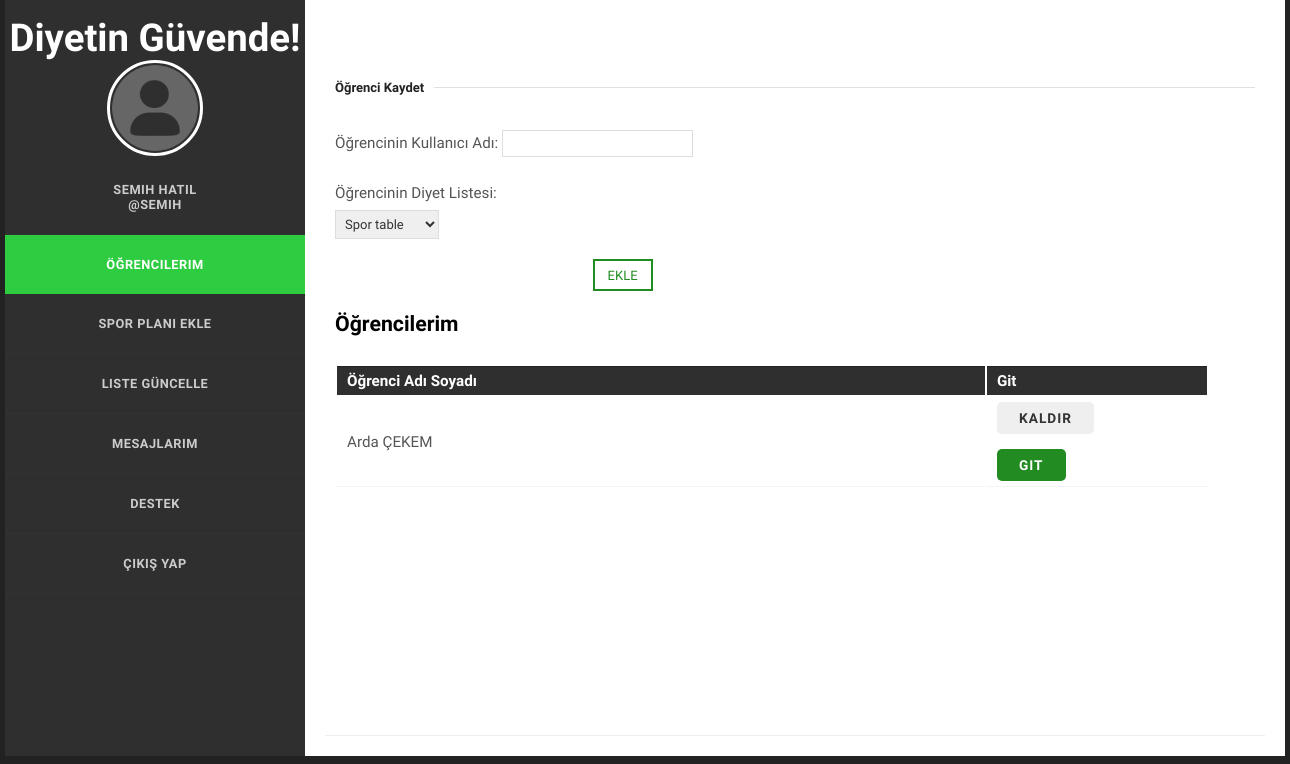
/Koc/koc.php (signed in), run on an earlier commit of the app's database.
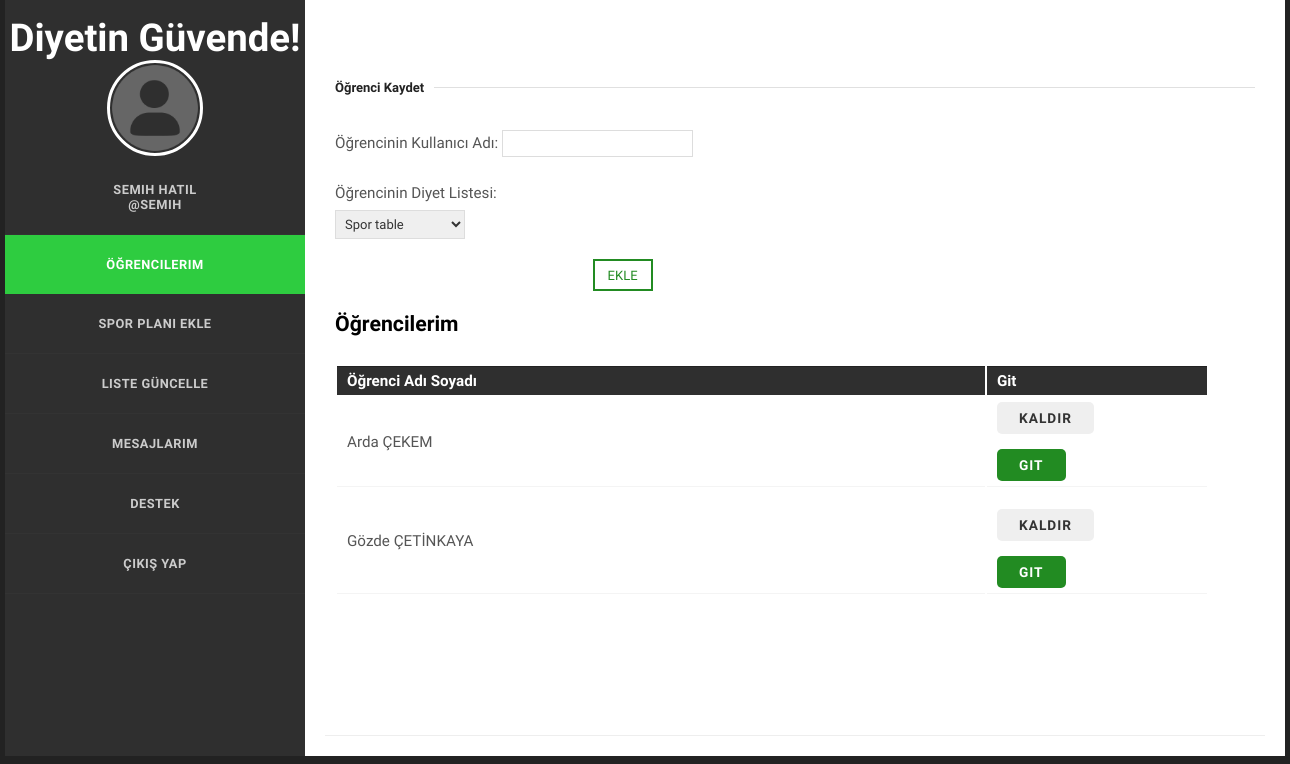
And on a later commit of the database.
### tables this page shows
CREATE TABLE `kullanici` (
  `Id` int(11) NOT NULL,
  `CinsiyetId` int(11) NOT NULL,
  `Ad` varchar(30) NOT NULL,
  `Soyad` varchar(30) NOT NULL,
  `DogumTarih` date NOT NULL,
  `KullaniciAdi` varchar(15) NOT NULL,
  `Email` varchar(50) NOT NULL,
  `TelefonNo` varchar(15) NOT NULL,
  `Sifre` varchar(150) NOT NULL,
  `KullaniciTurId` int(11) NOT NULL
);

CREATE TABLE `hastabilgi` (
  `Id` int(11) NOT NULL,
  `KullaniciId` int(11) NOT NULL,
  `Boy` int(11) NOT NULL,
  `Kilo` float NOT NULL,
  `YagOrani` float NOT NULL,
  `DiyetisyenId` int(11) DEFAULT NULL,
  `DiyetTabloId` int(11) DEFAULT NULL,
  `SporTabloId` int(11) DEFAULT NULL,
  `KocId` int(11) DEFAULT NULL
);

### Koc/koc.php (the view, shortened to what the changed rows need)
<!doctype html>
<html>
<head>
<link rel="stylesheet" href="/css/styles.css" type="text/css" />
</head>
<body>
		<section id="body" class="width">
            <?php include "../Ortak/get-menu.php"?>
			<section id="content" class="column-right">
	    <article>
			<div class="beyaz" style="padding-top: 50px"  >
			<fieldset>
            <legend>Öğrenci Kaydet</legend><br>
				<form action="#" method="POST">
			<p>Öğrencinin Diyet Listesi:<br>
			<p><input type="submit" class="brk-btn" style="margin-left:28%;"name="kullaniciEkle" value="Ekle"/>
			<h4>Öğrencilerim</h4><br>
				<table id="hastalistesi">
  <tr>
    <th>Öğrenci Adı Soyadı</th>
	<th style="width:200px;">Git</th></tr>
     <?php
             include '../baglan.php';
             $id = $_SESSION['Id'];
             $listele = $db->query("SELECT * FROM kullanici INNER JOIN hastabilgi ON kullanici.Id=KullaniciId where KocId='$id'", PDO::FETCH_ASSOC);
             if ($listele->rowCount())
             {
                 foreach( $listele as $gelenveri )
                 {
                     echo '<tr>
                            <td>'.$gelenveri['Ad'].' '.$gelenveri['Soyad'].'</td>
                             <td>
                               <form method="post" action="ogrenci-profili.php"> <input type="hidden" name="kullaniciIds" value="'.$gelenveri['KullaniciId'].'">
                               <input type="submit" name="kaldir" class="formbuttonn" value="Kaldır" />
                               </form>
                                <form method="post" action="ogrenci-profili.php"> <input type="hidden" name="kullaniciIds" value="'.$gelenveri['KullaniciId'].'">
                               <input type="submit" name="git" class="formbutton" value="Git" />
                               </form>
                            </td>
                          </tr>
                     ';
                 }
             }
             ?>
</table>
</form>
</div>
		</article>
		</section>
	    </section>
</body>
</html>

### Menus/koc-menu.php (shortened to what the changed rows need)
<?php
$id = $_SESSION['Id'];
echo '
<aside id="sidebar" class="column-left">
	<header>
		<h1><a href="#">Diyetin Güvende!</a></h1>
	</header>
	<nav id="mainnav">
  		<ul>
                  ';
                    $db = new PDO("mysql:host=localhost;dbname=diyetinguvende", "root", '');
                     $listele=$db-> query(" SELECT * FROM kullanici where Id=$id", PDO::FETCH_ASSOC);
                      if($listele->rowCount())
                     {
                        foreach ($listele as $gelenveri)
                        {
                            if(!empty($gelenveri['pfoto'])){
                            $dosyayolu="../Ortak/resimler/".$gelenveri['pfoto'];
                             echo "<center> <a href='../Ortak/kullanici-profili.php'><img src='$dosyayolu' width='80' height='80'  style='border-width:2px; border-radius:50px; border-style:solid; border-color:white;' ></center>";
                            }
                            else{
                            $dosyayolu="../Ortak/resimler/profil.png";
                            echo " <center> <a href='../Ortak/kullanici-profili.php'><img src='$dosyayolu' width='90' height='90' style='border-width:3px; border-radius:50px; border-style:solid; border-color:white;'></center>";
                            }
                        }
                    }
echo '
        </ul>
	</nav>
</aside>
';?>

What changed in the data, as far as the page shows it:
now on this page (row edited): hastabilgi: KullaniciId.Ad "Gözde", KullaniciId.Soyad "ÇETİNKAYA"
